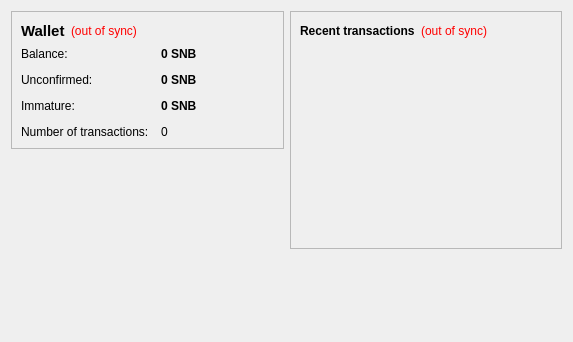
<?xml version="1.0" encoding="UTF-8"?>
<ui version="4.0">
 <class>OverviewPage</class>
 <widget class="QWidget" name="OverviewPage">
  <property name="geometry">
   <rect>
    <x>0</x>
    <y>0</y>
    <width>573</width>
    <height>342</height>
   </rect>
  </property>
  <property name="windowTitle">
   <string>Form</string>
  </property>
  <layout class="QHBoxLayout" name="horizontalLayout" stretch="1,1">
   <item>
    <layout class="QVBoxLayout" name="verticalLayout_2">
     <item>
      <widget class="QFrame" name="frame">
       <property name="frameShape">
        <enum>QFrame::StyledPanel</enum>
       </property>
       <property name="frameShadow">
        <enum>QFrame::Raised</enum>
       </property>
       <layout class="QVBoxLayout" name="verticalLayout_4">
        <item>
         <layout class="QHBoxLayout" name="horizontalLayout_4">
          <item>
           <widget class="QLabel" name="label_5">
            <property name="font">
             <font>
              <pointsize>11</pointsize>
              <weight>75</weight>
              <bold>true</bold>
             </font>
            </property>
            <property name="text">
             <string>Wallet</string>
            </property>
           </widget>
          </item>
          <item>
           <widget class="QLabel" name="labelWalletStatus">
            <property name="toolTip">
             <string>The displayed information may be out of date. Your wallet automatically synchronizes with the KryptoBuck network after a connection is established, but this process has not completed yet.</string>
            </property>
            <property name="styleSheet">
             <string notr="true">QLabel { color: red; }</string>
            </property>
            <property name="text">
             <string notr="true">(out of sync)</string>
            </property>
            <property name="alignment">
             <set>Qt::AlignLeading|Qt::AlignLeft|Qt::AlignVCenter</set>
            </property>
           </widget>
          </item>
          <item>
           <spacer name="horizontalSpacer_2">
            <property name="orientation">
             <enum>Qt::Horizontal</enum>
            </property>
            <property name="sizeHint" stdset="0">
             <size>
              <width>40</width>
              <height>20</height>
             </size>
            </property>
           </spacer>
          </item>
         </layout>
        </item>
        <item>
         <layout class="QFormLayout" name="formLayout_2">
          <property name="fieldGrowthPolicy">
           <enum>QFormLayout::AllNonFixedFieldsGrow</enum>
          </property>
          <property name="horizontalSpacing">
           <number>12</number>
          </property>
          <property name="verticalSpacing">
           <number>12</number>
          </property>
          <item row="0" column="0">
           <widget class="QLabel" name="label">
            <property name="text">
             <string>Balance:</string>
            </property>
           </widget>
          </item>
          <item row="0" column="1">
           <widget class="QLabel" name="labelBalance">
            <property name="font">
             <font>
              <weight>75</weight>
              <bold>true</bold>
             </font>
            </property>
            <property name="cursor">
             <cursorShape>IBeamCursor</cursorShape>
            </property>
            <property name="toolTip">
             <string>Your current balance</string>
            </property>
            <property name="text">
             <string notr="true">0 SNB</string>
            </property>
            <property name="textInteractionFlags">
             <set>Qt::LinksAccessibleByMouse|Qt::TextSelectableByKeyboard|Qt::TextSelectableByMouse</set>
            </property>
           </widget>
          </item>
          <item row="1" column="0">
           <widget class="QLabel" name="label_3">
            <property name="text">
             <string>Unconfirmed:</string>
            </property>
           </widget>
          </item>
          <item row="1" column="1">
           <widget class="QLabel" name="labelUnconfirmed">
            <property name="font">
             <font>
              <weight>75</weight>
              <bold>true</bold>
             </font>
            </property>
            <property name="cursor">
             <cursorShape>IBeamCursor</cursorShape>
            </property>
            <property name="toolTip">
             <string>Total of transactions that have yet to be confirmed, and do not yet count toward the current balance</string>
            </property>
            <property name="text">
             <string notr="true">0 SNB</string>
            </property>
            <property name="textInteractionFlags">
             <set>Qt::LinksAccessibleByMouse|Qt::TextSelectableByKeyboard|Qt::TextSelectableByMouse</set>
            </property>
           </widget>
          </item>
          <item row="3" column="0">
           <widget class="QLabel" name="label_2">
            <property name="text">
             <string>Number of transactions:</string>
            </property>
           </widget>
          </item>
          <item row="3" column="1">
           <widget class="QLabel" name="labelNumTransactions">
            <property name="toolTip">
             <string>Total number of transactions in wallet</string>
            </property>
            <property name="text">
             <string notr="true">0</string>
            </property>
           </widget>
          </item>
          <item row="2" column="0">
           <widget class="QLabel" name="labelImmatureText">
            <property name="text">
             <string>Immature:</string>
            </property>
           </widget>
          </item>
          <item row="2" column="1">
           <widget class="QLabel" name="labelImmature">
            <property name="font">
             <font>
              <weight>75</weight>
              <bold>true</bold>
             </font>
            </property>
            <property name="toolTip">
             <string>Mined balance that has not yet matured</string>
            </property>
            <property name="text">
             <string notr="true">0 SNB</string>
            </property>
            <property name="textInteractionFlags">
             <set>Qt::LinksAccessibleByMouse|Qt::TextSelectableByKeyboard|Qt::TextSelectableByMouse</set>
            </property>
           </widget>
          </item>
         </layout>
        </item>
       </layout>
      </widget>
     </item>
     <item>
      <spacer name="verticalSpacer">
       <property name="orientation">
        <enum>Qt::Vertical</enum>
       </property>
       <property name="sizeHint" stdset="0">
        <size>
         <width>20</width>
         <height>40</height>
        </size>
       </property>
      </spacer>
     </item>
    </layout>
   </item>
   <item>
    <layout class="QVBoxLayout" name="verticalLayout_3">
     <item>
      <widget class="QFrame" name="frame_2">
       <property name="frameShape">
        <enum>QFrame::StyledPanel</enum>
       </property>
       <property name="frameShadow">
        <enum>QFrame::Raised</enum>
       </property>
       <layout class="QVBoxLayout" name="verticalLayout">
        <item>
         <layout class="QHBoxLayout" name="horizontalLayout_2">
          <item>
           <widget class="QLabel" name="label_4">
            <property name="text">
             <string>&lt;b&gt;Recent transactions&lt;/b&gt;</string>
            </property>
           </widget>
          </item>
          <item>
           <widget class="QLabel" name="labelTransactionsStatus">
            <property name="toolTip">
             <string>The displayed information may be out of date. Your wallet automatically synchronizes with the KryptoBuck network after a connection is established, but this process has not completed yet.</string>
            </property>
            <property name="styleSheet">
             <string notr="true">QLabel { color: red; }</string>
            </property>
            <property name="text">
             <string notr="true">(out of sync)</string>
            </property>
            <property name="alignment">
             <set>Qt::AlignRight|Qt::AlignTrailing|Qt::AlignVCenter</set>
            </property>
           </widget>
          </item>
          <item>
           <spacer name="horizontalSpacer">
            <property name="orientation">
             <enum>Qt::Horizontal</enum>
            </property>
            <property name="sizeHint" stdset="0">
             <size>
              <width>40</width>
              <height>20</height>
             </size>
            </property>
           </spacer>
          </item>
         </layout>
        </item>
        <item>
         <widget class="QListView" name="listTransactions">
          <property name="styleSheet">
           <string notr="true">QListView { background: transparent; }</string>
          </property>
          <property name="frameShape">
           <enum>QFrame::NoFrame</enum>
          </property>
          <property name="verticalScrollBarPolicy">
           <enum>Qt::ScrollBarAlwaysOff</enum>
          </property>
          <property name="horizontalScrollBarPolicy">
           <enum>Qt::ScrollBarAlwaysOff</enum>
          </property>
          <property name="selectionMode">
           <enum>QAbstractItemView::NoSelection</enum>
          </property>
         </widget>
        </item>
       </layout>
      </widget>
     </item>
     <item>
      <spacer name="verticalSpacer_2">
       <property name="orientation">
        <enum>Qt::Vertical</enum>
       </property>
       <property name="sizeHint" stdset="0">
        <size>
         <width>20</width>
         <height>40</height>
        </size>
       </property>
      </spacer>
     </item>
    </layout>
   </item>
  </layout>
 </widget>
 <resources/>
 <connections/>
</ui>
